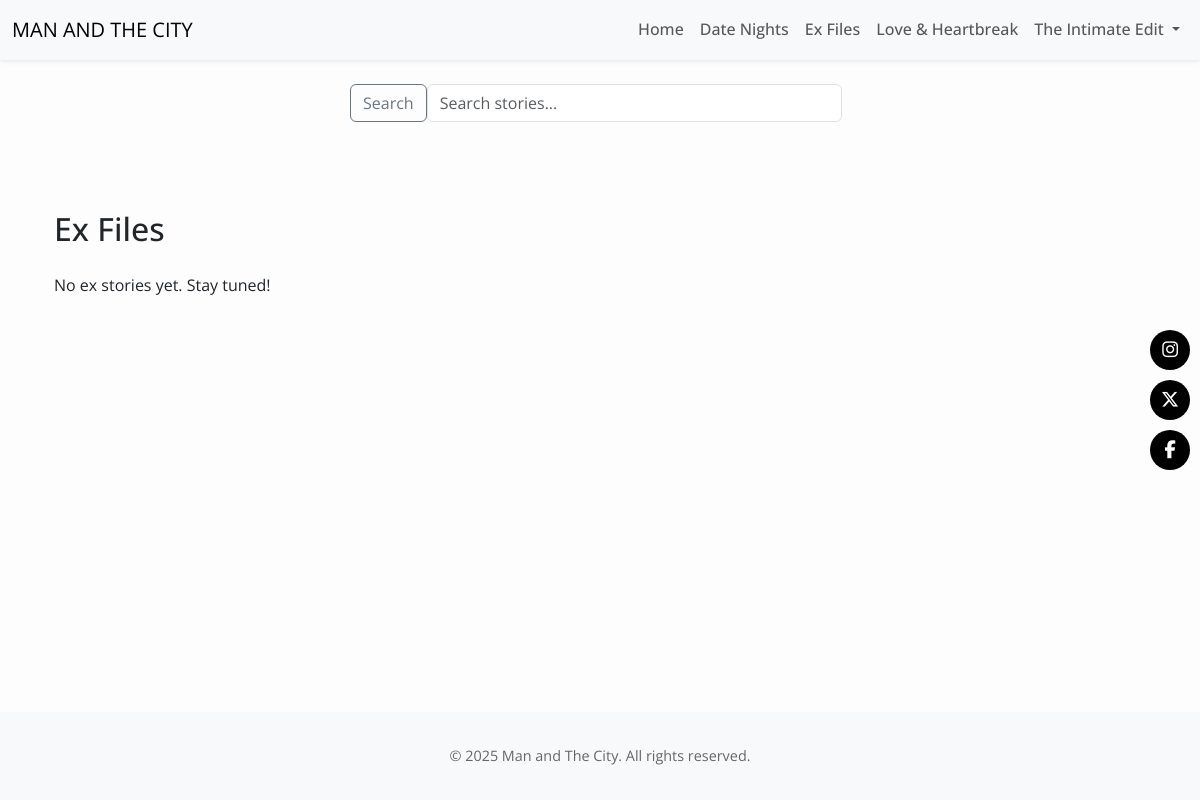
Before: /ex-files/ with the older database file.
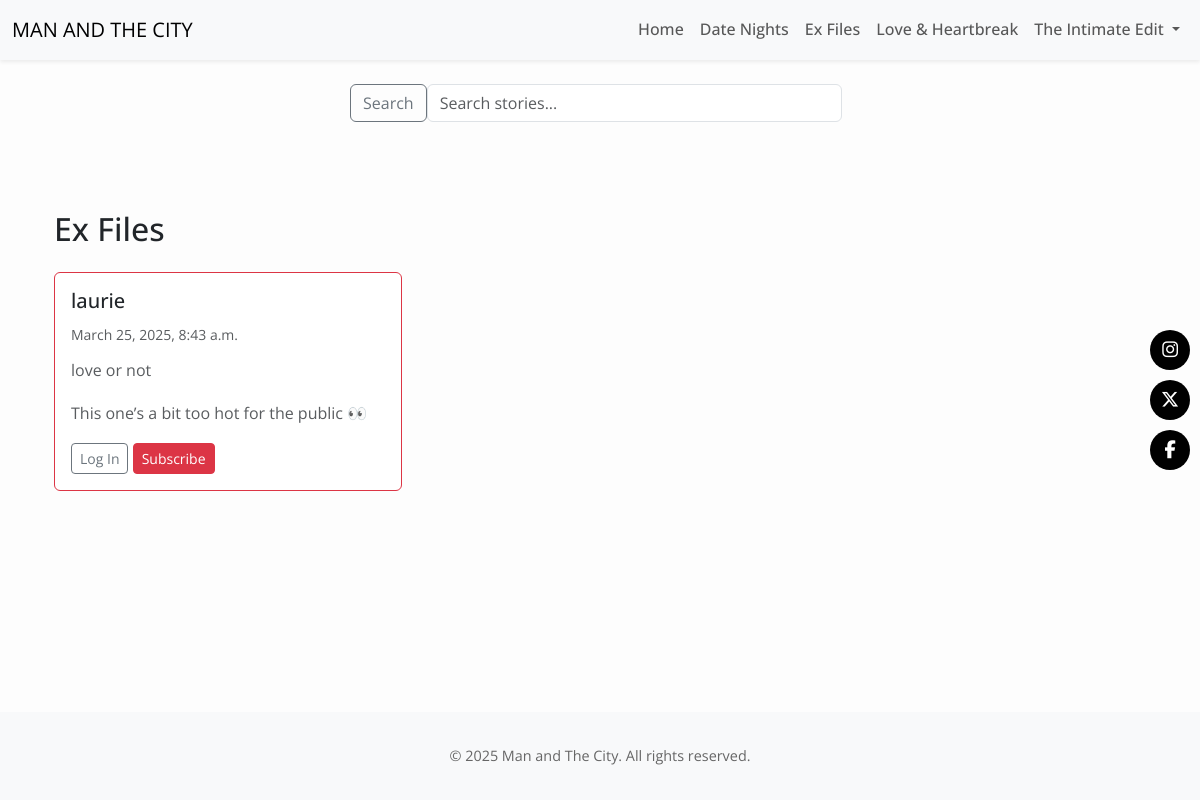
After: the same page with the newer database file.
### posts/models.py (models this page shows, shortened)
class Post(models.Model):
    CATEGORY_CHOICES = [
        ('date', 'Date Night'),
        ('ex', 'Ex Files'),
        ('fun', 'Love & Laughs'),
        ('intimate', 'The Intimate Edit'),
    ]
    title = models.CharField(max_length=200)
    slug = models.SlugField(unique=True)
    date = models.DateTimeField(default=timezone.now)
    category = models.CharField(max_length=20, choices=CATEGORY_CHOICES)
    intro = models.TextField(blank=True)
    content = RichTextUploadingField()
    is_premium = models.BooleanField(default=False)
    image = models.ImageField(upload_to='post_images/', blank=True, null=True)
    chemistry_rating = models.IntegerField(default=0)
    banter_rating = models.IntegerField(default=0)
    looks_rating = models.IntegerField(default=0)
    vibe_rating = models.IntegerField(default=0)

### core/views.py (the view)
# urls.py: path('ex-files/', views.ex_files, name='ex_files'),
def ex_files(request):
    posts = Post.objects.filter(category='ex').order_by('-date')
    return render(request, 'core/ex_files.html', {'posts': posts})

### core/templates/core/ex_files.html (shortened to what this page needs)
{% extends 'base.html' %}
{% block content %}
<div class="container my-5">
  <h2 class="mb-4">Ex Files</h2>
  <div class="row">
    {% for post in posts %}
      <div class="col-md-4 mb-4">
        <div class="card h-100 {% if post.is_premium %}border-danger{% endif %}">
          <div class="card-body">
            <h5 class="card-title">{{ post.title }}</h5>
            <small class="text-muted">{{ post.date }}</small>
            <p class="card-text mt-2 text-muted" style="overflow: hidden; display: -webkit-box; -webkit-line-clamp: 1; -webkit-box-orient: vertical;">
              {{ post.intro }}
            </p>
            {% if post.is_premium and not user.is_authenticated %}
              <p class="mt-2 text-muted">This one’s a bit too hot for the public 👀</p>
              <a href="{% url 'account_login' %}" class="btn btn-outline-secondary btn-sm">Log In</a>
              <a href="{% url 'subscribe_tease' %}" class="btn btn-danger btn-sm">Subscribe</a>
            {% else %}
              <a href="{% url 'posts:post_detail' slug=post.slug %}" class="btn btn-sm btn-outline-dark">Read More</a>
            {% endif %}
          </div>
        </div>
      </div>
    {% empty %}
      <p>No ex stories yet. Stay tuned!</p>
    {% endfor %}
  </div>
</div>
{% endblock %}

Changed rows visible on the page:
added Post: title "laurie", date "March 25, 2025, 8:43 a.m.", intro "love or not", shows "This one’s a bit too hot for the public 👀", is_premium "Log In"
Other visible differences:
text no longer shown: "No ex stories yet. Stay tuned!"
